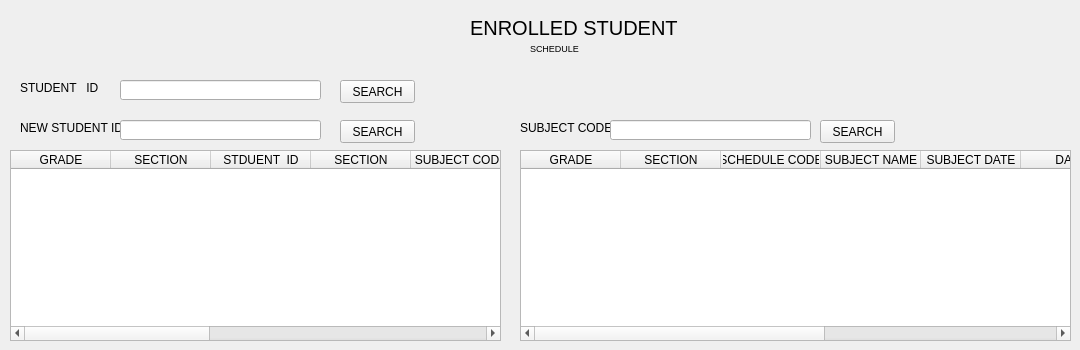
    <widget class="QWidget" name="tab_3">
     <attribute name="title">
      <string>ENROLLED STUDENT</string>
     </attribute>
     <widget class="QTableWidget" name="tableWidget_3">
      <property name="geometry">
       <rect>
        <x>10</x>
        <y>150</y>
        <width>491</width>
        <height>191</height>
       </rect>
      </property>
      <column>
       <property name="text">
        <string>GRADE</string>
       </property>
      </column>
      <column>
       <property name="text">
        <string>SECTION</string>
       </property>
      </column>
      <column>
       <property name="text">
        <string>STDUENT  ID</string>
       </property>
      </column>
      <column>
       <property name="text">
        <string>SECTION</string>
       </property>
      </column>
      <column>
       <property name="text">
        <string>SUBJECT CODE</string>
       </property>
      </column>
      <column>
       <property name="text">
        <string>SUBJECT NAME</string>
       </property>
      </column>
      <column>
       <property name="text">
        <string>DATE</string>
       </property>
      </column>
      <column>
       <property name="text">
        <string>TIME</string>
       </property>
      </column>
      <column>
       <property name="text">
        <string>TEACHER</string>
       </property>
      </column>
      <column>
       <property name="text">
        <string>DEPARTMENT</string>
       </property>
      </column>
     </widget>
     <widget class="QTableWidget" name="tableWidget_4">
      <property name="geometry">
       <rect>
        <x>520</x>
        <y>150</y>
        <width>551</width>
        <height>191</height>
       </rect>
      </property>
      <column>
       <property name="text">
        <string>GRADE</string>
       </property>
      </column>
      <column>
       <property name="text">
        <string>SECTION</string>
       </property>
      </column>
      <column>
       <property name="text">
        <string>SCHEDULE CODE</string>
       </property>
      </column>
      <column>
       <property name="text">
        <string>SUBJECT NAME</string>
       </property>
      </column>
      <column>
       <property name="text">
        <string>SUBJECT DATE</string>
       </property>
      </column>
      <column>
       <property name="text">
        <string>DATE</string>
       </property>
      </column>
      <column>
       <property name="text">
        <string>TIME</string>
       </property>
      </column>
      <column>
       <property name="text">
        <string>TEACHER</string>
       </property>
      </column>
      <column>
       <property name="text">
        <string>DEPARTMENT</string>
       </property>
      </column>
     </widget>
     <widget class="QLabel" name="label_24">
      <property name="geometry">
       <rect>
        <x>20</x>
        <y>80</y>
        <width>81</width>
        <height>16</height>
       </rect>
      </property>
      <property name="text">
       <string>STUDENT   ID</string>
      </property>
     </widget>
     <widget class="QLineEdit" name="lineEdit_20">
      <property name="geometry">
       <rect>
        <x>120</x>
        <y>80</y>
        <width>201</width>
        <height>20</height>
       </rect>
      </property>
     </widget>
     <widget class="QPushButton" name="pushButton_3">
      <property name="geometry">
       <rect>
        <x>340</x>
        <y>80</y>
        <width>75</width>
        <height>23</height>
       </rect>
      </property>
      <property name="styleSheet">
       <string notr="true">QPushButton{
	boarder-radius: 5px
}
QPushButton:hover{
	background-color: rgb(181, 181, 181);
}</string>
      </property>
      <property name="text">
       <string>SEARCH</string>
      </property>
     </widget>
     <widget class="QLabel" name="label_25">
      <property name="geometry">
       <rect>
        <x>20</x>
        <y>120</y>
        <width>101</width>
        <height>16</height>
       </rect>
      </property>
      <property name="text">
       <string>NEW STUDENT ID</string>
      </property>
     </widget>
     <widget class="QLineEdit" name="lineEdit_21">
      <property name="geometry">
       <rect>
        <x>120</x>
        <y>120</y>
        <width>201</width>
        <height>20</height>
       </rect>
      </property>
     </widget>
     <widget class="QPushButton" name="pushButton_4">
      <property name="geometry">
       <rect>
        <x>340</x>
        <y>120</y>
        <width>75</width>
        <height>23</height>
       </rect>
      </property>
      <property name="styleSheet">
       <string notr="true">QPushButton{
	boarder-radius: 5px
}
QPushButton:hover{
	background-color: rgb(181, 181, 181);
}</string>
      </property>
      <property name="text">
       <string>SEARCH</string>
      </property>
     </widget>
     <widget class="QLabel" name="label_26">
      <property name="geometry">
       <rect>
        <x>520</x>
        <y>120</y>
        <width>101</width>
        <height>16</height>
       </rect>
      </property>
      <property name="text">
       <string>SUBJECT CODE</string>
      </property>
     </widget>
     <widget class="QLineEdit" name="lineEdit_22">
      <property name="geometry">
       <rect>
        <x>610</x>
        <y>120</y>
        <width>201</width>
        <height>20</height>
       </rect>
      </property>
     </widget>
     <widget class="QPushButton" name="pushButton_5">
      <property name="geometry">
       <rect>
        <x>820</x>
        <y>120</y>
        <width>75</width>
        <height>23</height>
       </rect>
      </property>
      <property name="styleSheet">
       <string notr="true">QPushButton{
	boarder-radius: 5px
}
QPushButton:hover{
	background-color: rgb(181, 181, 181);
}</string>
      </property>
      <property name="text">
       <string>SEARCH</string>
      </property>
     </widget>
     <widget class="QLabel" name="label_163">
      <property name="geometry">
       <rect>
        <x>470</x>
        <y>20</y>
        <width>221</width>
        <height>16</height>
       </rect>
      </property>
      <property name="font">
       <font>
        <pointsize>15</pointsize>
       </font>
      </property>
      <property name="text">
       <string>ENROLLED STUDENT</string>
      </property>
     </widget>
     <widget class="QLabel" name="label_164">
      <property name="geometry">
       <rect>
        <x>530</x>
        <y>40</y>
        <width>131</width>
        <height>16</height>
       </rect>
      </property>
      <property name="font">
       <font>
        <pointsize>7</pointsize>
       </font>
      </property>
      <property name="text">
       <string>SCHEDULE</string>
      </property>
     </widget>
    </widget>
